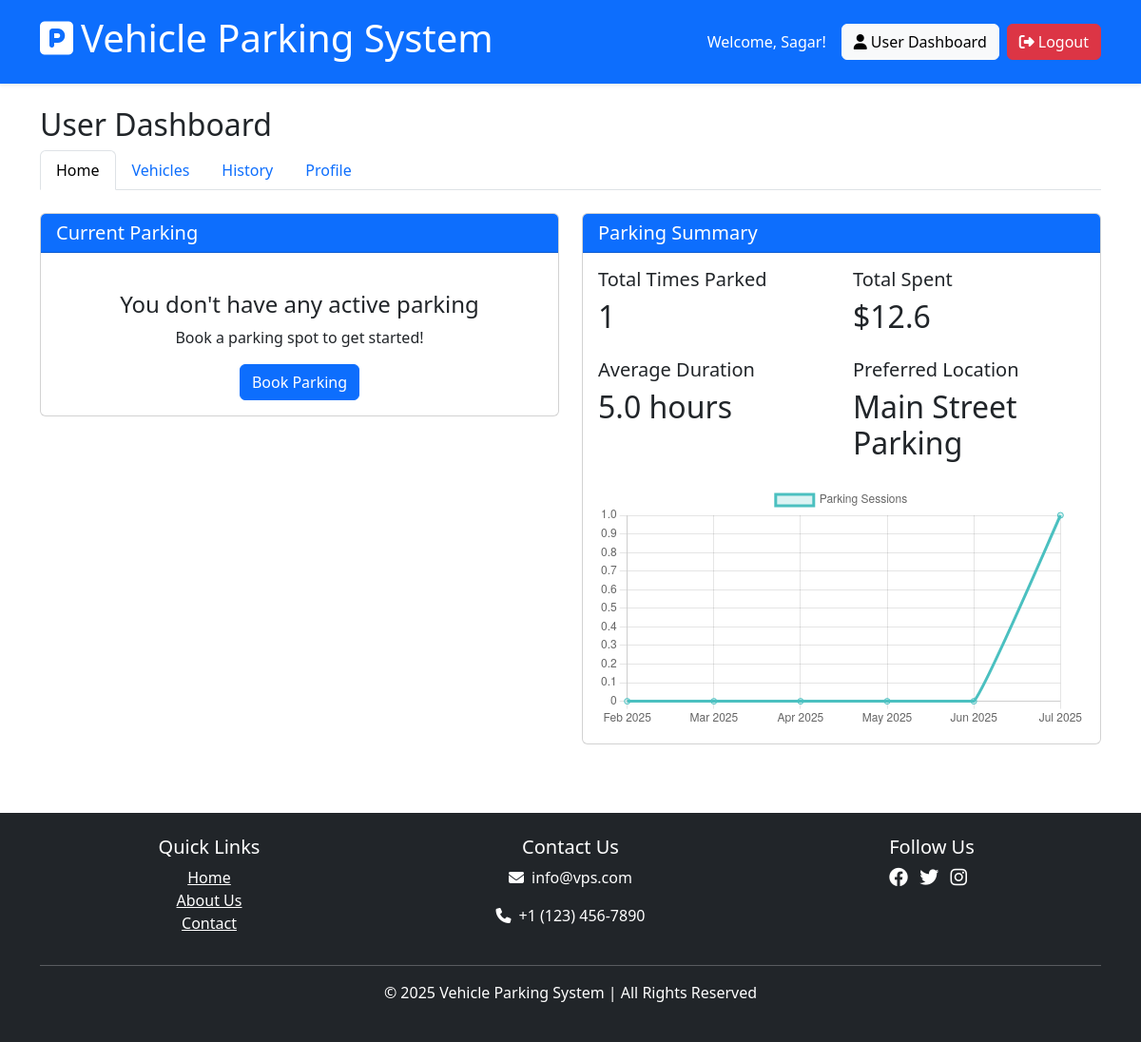
Page /user/dashboard (signed in) on the earlier database version.
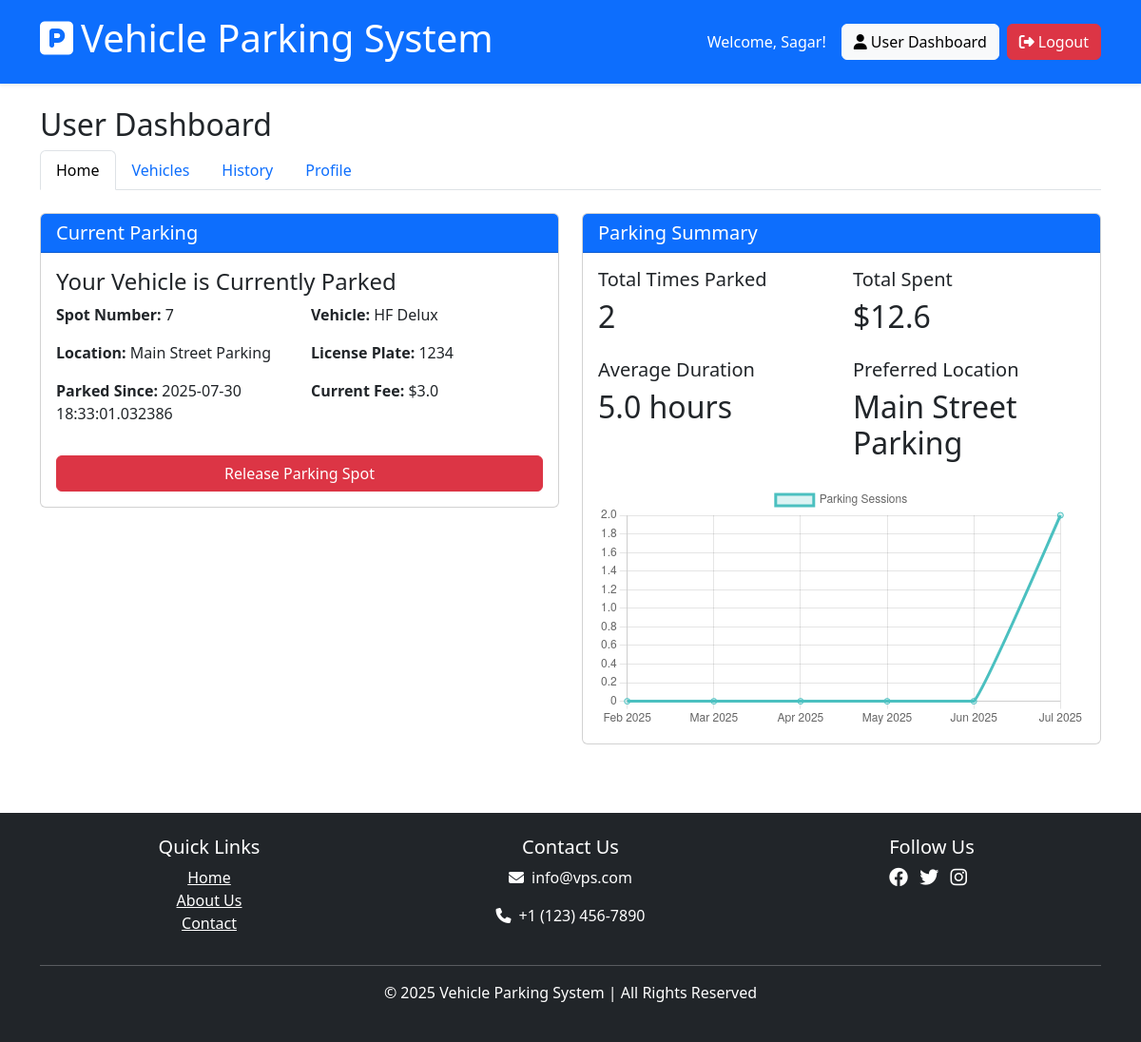
Same page on the later database version.
### models/parking_lot.py (models this page shows, shortened)
class ParkingLot(db.Model):
    id = db.Column(db.Integer, primary_key=True)
    name = db.Column(db.String(100), nullable=False)
    address = db.Column(db.String(200), nullable=False)
    pin_code = db.Column(db.String(20), nullable=False)
    postcode_level = db.Column(db.String(50))
    available_spots = db.Column(db.Integer, default=0)
    created_on = db.Column(db.DateTime, default=lambda: datetime.now(timezone.utc))
    price = db.Column(db.Float, default=2.50, nullable=False)
    total_spots = db.Column(db.Integer, default=0, nullable=False)
    parking_spots = db.relationship('ParkingSpot', backref='parking_lot', lazy=True, cascade="all, delete-orphan")
    @property
    def prime_location_name(self):
        """Alias for name"""
        return self.name

### models/parking_spot.py (models this page shows, shortened)
class ParkingSpot(db.Model):
    id = db.Column(db.Integer, primary_key=True)
    spot_id = db.Column(db.String(50), nullable=False, unique=True)
    spot_number = db.Column(db.Integer, nullable=False)  # New: store the spot number as integer
    parking_lot_id = db.Column(db.Integer, db.ForeignKey('parking_lot.id'), nullable=False)
    is_available = db.Column(db.Boolean, default=True)
    spot_type = db.Column(db.String(50), default='standard')  # standard, disabled, electric, etc.
    created_on = db.Column(db.DateTime, default=lambda: datetime.now(timezone.utc))
    bookings = db.relationship('Booking', backref='spot', lazy=True, cascade="all, delete-orphan")
    @property
    def lot_id(self):
        return self.parking_lot_id

### models/booking.py (models this page shows, shortened)
class Booking(db.Model):
    id = db.Column(db.Integer, primary_key=True)
    user_id = db.Column(db.Integer, db.ForeignKey('user.id'), nullable=False)
    parking_spot_id = db.Column(db.Integer, db.ForeignKey('parking_spot.id'), nullable=False)
    vehicle_id = db.Column(db.Integer, db.ForeignKey('vehicle.id'), nullable=True)  # Added foreign key to vehicle
    vehicle_reg = db.Column(db.String(20), nullable=True)  # Kept for backward compatibility
    parking_timestamp = db.Column(db.DateTime, default=lambda: datetime.now(timezone.utc))
    leaving_timestamp = db.Column(db.DateTime, nullable=True)
    total_cost = db.Column(db.Float, nullable=True)
    booking_status = db.Column(db.String(20), default='active')  # active, completed, cancelled
    created_on = db.Column(db.DateTime, default=lambda: datetime.now(timezone.utc))
    start_time = db.Column(db.DateTime, nullable=True)
    end_time = db.Column(db.DateTime, nullable=True)

### models/vehicle.py (models this page shows, shortened)
class Vehicle(db.Model):
    id = db.Column(db.Integer, primary_key=True)
    user_id = db.Column(db.Integer, db.ForeignKey('user.id'), nullable=False)
    model = db.Column(db.String(100), nullable=False)
    license_plate = db.Column(db.String(20), nullable=False, unique=True)
    vehicle_type = db.Column(db.String(20), default='standard')  # standard, compact, SUV, electric, etc.
    color = db.Column(db.String(20))
    created_on = db.Column(db.DateTime, default=lambda: datetime.now(timezone.utc))
    bookings = db.relationship('Booking', backref='vehicle', lazy=True)

### routes/user_routes.py (the view)
@user_bp.route('/dashboard')
@login_required
@user_required
def dashboard():
    active_booking = Booking.query.filter_by(
        user_id=current_user.id,
        booking_status='active'
    ).first()
    past_bookings = Booking.query.filter(
        Booking.user_id == current_user.id,
        Booking.leaving_timestamp.isnot(None)
    ).order_by(Booking.leaving_timestamp.desc()).limit(5).all()
    total_bookings = Booking.query.filter_by(user_id=current_user.id).count()
    completed_bookings = Booking.query.filter(
        Booking.user_id == current_user.id,
        Booking.total_cost.isnot(None)
    ).all()
    total_spent = sum(booking.total_cost or 0 for booking in completed_bookings)
    if completed_bookings:
        total_hours = sum((booking.leaving_timestamp - booking.parking_timestamp).total_seconds() / 3600
                         for booking in completed_bookings if booking.leaving_timestamp)
        average_duration = f"{total_hours / len(completed_bookings):.1f} hours" if completed_bookings else "0 hours"
    else:
        average_duration = "0 hours"
    lot_usage = {}
    for booking in completed_bookings:
        spot = ParkingSpot.query.get(booking.parking_spot_id)
        if spot:
            lot_id = spot.lot_id
            lot_usage[lot_id] = lot_usage.get(lot_id, 0) + 1
    preferred_location = "None"
    if lot_usage:
        max_used_lot_id = max(lot_usage, key=lot_usage.get, default=None)
        if max_used_lot_id:
            lot = ParkingLot.query.get(max_used_lot_id)
            if lot:
                preferred_location = lot.name
    current_fee = 0
    if active_booking:
        spot = ParkingSpot.query.get(active_booking.parking_spot_id)
        if spot:
            lot = ParkingLot.query.get(spot.lot_id)
            if lot:
                now = datetime.now(timezone.utc)
                parking_time = active_booking.parking_timestamp
                if parking_time.tzinfo is None:
                    parking_time = parking_time.replace(tzinfo=timezone.utc)
                duration = (now - parking_time).total_seconds() / 3600
                current_fee = round(duration * lot.price, 2)
    vehicles = Vehicle.query.filter_by(user_id=current_user.id).all()
    parking_lots = ParkingLot.query.all()
    form = BookingForm()
    all_bookings = Booking.query.filter_by(user_id=current_user.id).order_by(Booking.parking_timestamp.desc()).all()
    chart_labels = []
    chart_data = []
    current_date = datetime.now(timezone.utc)
    for i in range(6):
        month_start = current_date.replace(day=1, hour=0, minute=0, second=0, microsecond=0)
        if i > 0:
            if month_start.month == 1:
                month_start = month_start.replace(year=month_start.year - 1, month=12)
            else:
                month_start = month_start.replace(month=month_start.month - 1)
        month_end = month_start
        if month_start.month == 12:
            month_end = month_start.replace(year=month_start.year + 1, month=1)
        else:
            month_end = month_start.replace(month=month_start.month + 1)
        monthly_bookings = Booking.query.filter(
            Booking.user_id == current_user.id,
            Booking.parking_timestamp >= month_start,
            Booking.parking_timestamp < month_end
        ).count()
        chart_labels.insert(0, month_start.strftime('%b %Y'))
        chart_data.insert(0, monthly_bookings)
        current_date = month_start
    return render_template('user/user_dashboard.html',
                          current_booking=active_booking,
                          bookings=all_bookings,
                          vehicles=vehicles,
                          parking_lots=parking_lots,
                          form=form,
                          total_bookings=total_bookings,
                          total_spent=round(total_spent, 2),
                          average_duration=average_duration,
                          preferred_location=preferred_location,
                          current_fee=current_fee,
                          chart_labels=chart_labels,
                          chart_data=chart_data)

### extensions.py (called while the page is built)
@login_manager.user_loader
def load_user(user_id):
    from models.admin import Admin
    from models.user import User
    admin = Admin.query.get(int(user_id))
    if admin:
        return admin
    return User.query.get(int(user_id))

### routes/user_routes.py (called while the page is built)
def user_required(f):
    from functools import wraps
    @wraps(f)
    def decorated_function(*args, **kwargs):
        from models.admin import Admin
        if isinstance(current_user, Admin):
            flash('This feature is only for regular users.', 'danger')
            return redirect(url_for('admin.dashboard'))
        return f(*args, **kwargs)
    return decorated_function

### templates/user/user_dashboard.html (shortened to what the changed rows need)
{% extends 'shared/base.html' %}
{% block content %}
<div class="row mb-4">
    <div class="col-12">
        <h2>User Dashboard</h2>
    </div>
</div>
<div class="tab-content" id="nav-tabContent">
    <div class="tab-pane fade show active" id="nav-home" role="tabpanel">
        <div class="row">
            <div class="col-md-6 mb-4">
                <div class="card">
                    <div class="card-body">
                        {% if current_booking %}
                            <div class="current-booking">
                                <h4>Your Vehicle is Currently Parked</h4>
                                <div class="row mb-3">
                                    <div class="col-md-6">
                                        <p><strong>Spot Number:</strong> {{ current_booking.spot.spot_number }}</p>
                                        <p><strong>Location:</strong> {{ current_booking.spot.parking_lot.name }}</p>
                                        <p><strong>Parked Since:</strong> {{ current_booking.parking_timestamp }}</p>
                                    </div>
                                    <div class="col-md-6">
                                        <p><strong>Vehicle:</strong>
                                            {% if current_booking.vehicle %}
                                                {{ current_booking.vehicle.model }}
                                            {% elif current_booking.vehicle_reg %}
                                                {{ current_booking.vehicle_reg }}
                                            {% else %}
                                                N/A
                                            {% endif %}
                                        </p>
                                        <p><strong>License Plate:</strong>
                                            {% if current_booking.vehicle %}
                                                {{ current_booking.vehicle.license_plate }}
                                            {% elif current_booking.vehicle_reg %}
                                                {{ current_booking.vehicle_reg }}
                                            {% else %}
                                                N/A
                                            {% endif %}
                                        </p>
                                        <p><strong>Current Fee:</strong> ${{ current_fee }}</p>
                                    </div>
                                </div>
                                <div class="d-grid">
                                    <a href="{{ url_for('user.release_parking') }}" class="btn btn-danger">Release Parking Spot</a>
                                </div>
                            </div>
                        {% else %}
                            <div class="no-booking text-center">
                                <h4>You don't have any active parking</h4>
                                <p>Book a parking spot to get started!</p>
                                <a href="{{ url_for('user.book_parking') }}" class="btn btn-primary">Book Parking</a>
                            </div>
                        {% endif %}
                    </div>
                </div>
            </div>
            <div class="col-md-6 mb-4">
                <div class="card">
                    <div class="card-body">
                        <div class="row mb-3">
                            <div class="col-md-6">
                                <div class="summary-item">
                                    <h5>Total Times Parked</h5>
                                    <h2>{{ total_bookings }}</h2>
                                </div>
                            </div>
                            <div class="col-md-6">
                                <div class="summary-item">
                                    <h2>${{ total_spent }}</h2>
                                </div>
                            </div>
                        </div>
                        <div class="row">
                            <div class="col-md-6">
                                <div class="summary-item">
                                    <h2>{{ average_duration }}</h2>
                                </div>
                            </div>
                            <div class="col-md-6">
                                <div class="summary-item">
                                    <h5>Preferred Location</h5>
                                    <h2>{{ preferred_location }}</h2>
                                </div>
                            </div>
                        </div>
                        <div class="mt-3">
                            <canvas id="parkingHistoryChart"></canvas>
                        </div>
                    </div>
                </div>
            </div>
        </div>
    </div>
</div>
<script>
    document.addEventListener('DOMContentLoaded', function() {
        const ctx = document.getElementById('parkingHistoryChart');
        if (ctx) {
            new Chart(ctx, {
                type: 'line',
                data: {
                    labels: {{ chart_labels|tojson|safe }},
                    datasets: [{
                        label: 'Parking Sessions',
                        data: {{ chart_data|tojson|safe }},
                        borderColor: 'rgb(75, 192, 192)',
                        backgroundColor: 'rgba(75, 192, 192, 0.2)',
                        tension: 0.1
                    }]
                },
                options: {
                    responsive: true,
                    scales: {
                        y: {
                            beginAtZero: true
                        }
                    }
                }
            });
        }
    });
</script>
{% endblock %}

Differences in the rows shown:
now on this page (row edited): ParkingSpot: spot.spot_number "7"
changed ParkingLot "Main Street Parking": spot.parking_lot.name (not shown) → "Main Street Parking"
added Booking: parking_timestamp "2025-07-30 18:33:01.032386"
now on this page (row unchanged): Vehicle: vehicle.model "HF Delux", vehicle.license_plate "1234"
Other differences:
{{ current_fee }}: (not shown) → "3.0"
{{ total_bookings }}: "1" → "2"
chart data {{ chart_data|tojson|safe }}: [0, 0, 0, 0, 0, 1] → [0, 0, 0, 0, 0, 2]
text no longer shown: "You don't have any active parking Book a parking spot to get started! Book Parking"
text now shown: "Your Vehicle is Currently Parked Spot Number: Location: Parked Since: Vehicle: License Plate: Current Fee: $ Release Parking Spot"
